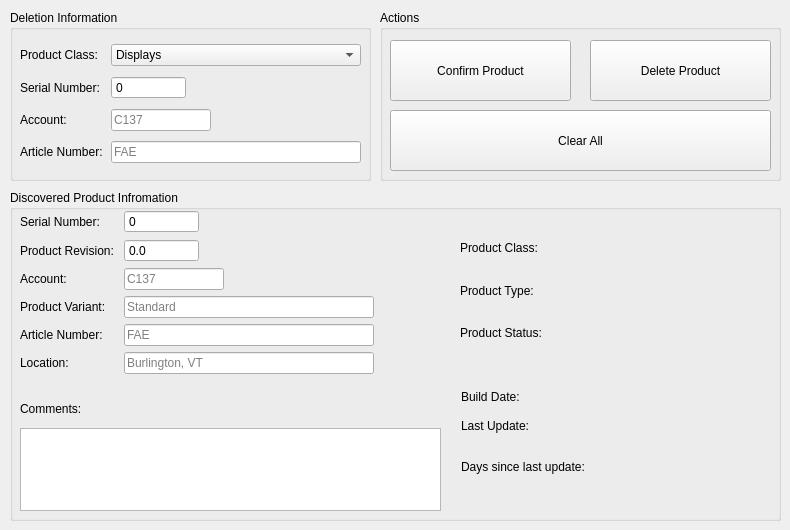
    <widget class="QWidget" name="tab_2">
     <attribute name="title">
      <string>Delete Product</string>
     </attribute>
     <widget class="QGroupBox" name="groupBox_12">
      <property name="geometry">
       <rect>
        <x>380</x>
        <y>10</y>
        <width>401</width>
        <height>171</height>
       </rect>
      </property>
      <property name="title">
       <string>Actions</string>
      </property>
      <widget class="QPushButton" name="confirmProductDeleteBtn">
       <property name="geometry">
        <rect>
         <x>10</x>
         <y>30</y>
         <width>181</width>
         <height>61</height>
        </rect>
       </property>
       <property name="text">
        <string>Confirm Product</string>
       </property>
      </widget>
      <widget class="QPushButton" name="deleteProductBtn">
       <property name="geometry">
        <rect>
         <x>210</x>
         <y>30</y>
         <width>181</width>
         <height>61</height>
        </rect>
       </property>
       <property name="text">
        <string>Delete Product</string>
       </property>
       <property name="checkable">
        <bool>true</bool>
       </property>
      </widget>
      <widget class="QPushButton" name="clearDeleteParametersBtn">
       <property name="geometry">
        <rect>
         <x>10</x>
         <y>100</y>
         <width>381</width>
         <height>61</height>
        </rect>
       </property>
       <property name="text">
        <string>Clear All</string>
       </property>
      </widget>
     </widget>
     <widget class="QGroupBox" name="groupBox_13">
      <property name="geometry">
       <rect>
        <x>10</x>
        <y>10</y>
        <width>361</width>
        <height>171</height>
       </rect>
      </property>
      <property name="title">
       <string>Deletion Information</string>
      </property>
      <widget class="QWidget" name="layoutWidget">
       <property name="geometry">
        <rect>
         <x>10</x>
         <y>30</y>
         <width>341</width>
         <height>131</height>
        </rect>
       </property>
       <layout class="QGridLayout" name="gridLayout_4">
        <item row="0" column="0">
         <widget class="QLabel" name="productClassDeleteLbl">
          <property name="text">
           <string>Product Class:</string>
          </property>
         </widget>
        </item>
        <item row="0" column="1">
         <widget class="QComboBox" name="productClassDeleteCmbx">
          <item>
           <property name="text">
            <string>Displays</string>
           </property>
          </item>
          <item>
           <property name="text">
            <string>Cables</string>
           </property>
          </item>
         </widget>
        </item>
        <item row="1" column="0">
         <widget class="QLabel" name="serialNumberDeleteLbl">
          <property name="text">
           <string>Serial Number:</string>
          </property>
         </widget>
        </item>
        <item row="1" column="1">
         <widget class="QSpinBox" name="serialNumberDeleteSbx">
          <property name="maximumSize">
           <size>
            <width>75</width>
            <height>16777215</height>
           </size>
          </property>
          <property name="alignment">
           <set>Qt::AlignLeading|Qt::AlignLeft|Qt::AlignVCenter</set>
          </property>
          <property name="buttonSymbols">
           <enum>QAbstractSpinBox::NoButtons</enum>
          </property>
          <property name="maximum">
           <number>999999999</number>
          </property>
         </widget>
        </item>
        <item row="2" column="0">
         <widget class="QLabel" name="accountDeleteLbl">
          <property name="text">
           <string>Account: </string>
          </property>
         </widget>
        </item>
        <item row="2" column="1">
         <widget class="QLineEdit" name="accountDeleteLineBx">
          <property name="maximumSize">
           <size>
            <width>100</width>
            <height>16777215</height>
           </size>
          </property>
          <property name="placeholderText">
           <string>C137</string>
          </property>
         </widget>
        </item>
        <item row="3" column="0">
         <widget class="QLabel" name="articleNumberDeleteLbl">
          <property name="text">
           <string>Article Number:</string>
          </property>
         </widget>
        </item>
        <item row="3" column="1">
         <widget class="QLineEdit" name="articleDeleteLineBx">
          <property name="maximumSize">
           <size>
            <width>250</width>
            <height>16777215</height>
           </size>
          </property>
          <property name="placeholderText">
           <string>FAE</string>
          </property>
         </widget>
        </item>
       </layout>
      </widget>
     </widget>
     <widget class="QGroupBox" name="groupBox_14">
      <property name="geometry">
       <rect>
        <x>10</x>
        <y>190</y>
        <width>771</width>
        <height>331</height>
       </rect>
      </property>
      <property name="title">
       <string>Discovered Product Infromation</string>
      </property>
      <widget class="QWidget" name="layoutWidget_2">
       <property name="geometry">
        <rect>
         <x>10</x>
         <y>20</y>
         <width>421</width>
         <height>301</height>
        </rect>
       </property>
       <layout class="QGridLayout" name="gridLayout_7">
        <item row="0" column="1">
         <widget class="QSpinBox" name="serialNumberDeleteConfirmSbx">
          <property name="maximumSize">
           <size>
            <width>75</width>
            <height>16777215</height>
           </size>
          </property>
          <property name="alignment">
           <set>Qt::AlignLeading|Qt::AlignLeft|Qt::AlignVCenter</set>
          </property>
          <property name="readOnly">
           <bool>true</bool>
          </property>
          <property name="buttonSymbols">
           <enum>QAbstractSpinBox::NoButtons</enum>
          </property>
          <property name="maximum">
           <number>999999999</number>
          </property>
         </widget>
        </item>
        <item row="0" column="0">
         <widget class="QLabel" name="serialNumberDeleteLbl_2">
          <property name="text">
           <string>Serial Number:</string>
          </property>
         </widget>
        </item>
        <item row="4" column="0">
         <widget class="QLabel" name="articleNumberDeleteLbl_2">
          <property name="text">
           <string>Article Number:</string>
          </property>
         </widget>
        </item>
        <item row="1" column="0">
         <widget class="QLabel" name="productRevisionDeleteLbl">
          <property name="text">
           <string>Product Revision: </string>
          </property>
         </widget>
        </item>
        <item row="5" column="1">
         <widget class="QLineEdit" name="locationDeleteConfirmBx">
          <property name="maximumSize">
           <size>
            <width>250</width>
            <height>16777215</height>
           </size>
          </property>
          <property name="text">
           <string/>
          </property>
          <property name="readOnly">
           <bool>true</bool>
          </property>
          <property name="placeholderText">
           <string>Burlington, VT</string>
          </property>
         </widget>
        </item>
        <item row="4" column="1">
         <widget class="QLineEdit" name="articleDeleteConfirmLineBx">
          <property name="maximumSize">
           <size>
            <width>250</width>
            <height>16777215</height>
           </size>
          </property>
          <property name="readOnly">
           <bool>true</bool>
          </property>
          <property name="placeholderText">
           <string>FAE</string>
          </property>
         </widget>
        </item>
        <item row="8" column="0" colspan="2">
         <widget class="QTextEdit" name="commentsDeleteConfirmTbx">
          <property name="maximumSize">
           <size>
            <width>16777215</width>
            <height>100</height>
           </size>
          </property>
          <property name="readOnly">
           <bool>true</bool>
          </property>
         </widget>
        </item>
        <item row="5" column="0">
         <widget class="QLabel" name="locationDeleteLbl">
          <property name="text">
           <string>Location:</string>
          </property>
         </widget>
        </item>
        <item row="3" column="1">
         <widget class="QLineEdit" name="productVariantDeleteConfirmBx">
          <property name="maximumSize">
           <size>
            <width>250</width>
            <height>16777215</height>
           </size>
          </property>
          <property name="readOnly">
           <bool>true</bool>
          </property>
          <property name="placeholderText">
           <string>Standard</string>
          </property>
         </widget>
        </item>
        <item row="2" column="1">
         <widget class="QLineEdit" name="accountDeleteConfirmLineBx">
          <property name="maximumSize">
           <size>
            <width>100</width>
            <height>16777215</height>
           </size>
          </property>
          <property name="readOnly">
           <bool>true</bool>
          </property>
          <property name="placeholderText">
           <string>C137</string>
          </property>
         </widget>
        </item>
        <item row="7" column="1">
         <spacer name="horizontalSpacer_2">
          <property name="orientation">
           <enum>Qt::Horizontal</enum>
          </property>
          <property name="sizeHint" stdset="0">
           <size>
            <width>40</width>
            <height>20</height>
           </size>
          </property>
         </spacer>
        </item>
        <item row="7" column="0">
         <widget class="QLabel" name="commentsDeleteLbl">
          <property name="text">
           <string>Comments:</string>
          </property>
          <property name="alignment">
           <set>Qt::AlignLeading|Qt::AlignLeft|Qt::AlignTop</set>
          </property>
         </widget>
        </item>
        <item row="3" column="0">
         <widget class="QLabel" name="productVariantDeleteLbl">
          <property name="text">
           <string>Product Variant: </string>
          </property>
         </widget>
        </item>
        <item row="1" column="1">
         <widget class="QDoubleSpinBox" name="productRevisionDeleteConfirmSbx">
          <property name="maximumSize">
           <size>
            <width>75</width>
            <height>16777215</height>
           </size>
          </property>
          <property name="alignment">
           <set>Qt::AlignLeading|Qt::AlignLeft|Qt::AlignVCenter</set>
          </property>
          <property name="readOnly">
           <bool>true</bool>
          </property>
          <property name="buttonSymbols">
           <enum>QAbstractSpinBox::NoButtons</enum>
          </property>
          <property name="decimals">
           <number>1</number>
          </property>
         </widget>
        </item>
        <item row="2" column="0">
         <widget class="QLabel" name="accountDeleteLbl_2">
          <property name="text">
           <string>Account: </string>
          </property>
         </widget>
        </item>
        <item row="6" column="0">
         <spacer name="verticalSpacer_3">
          <property name="orientation">
           <enum>Qt::Vertical</enum>
          </property>
          <property name="sizeHint" stdset="0">
           <size>
            <width>20</width>
            <height>40</height>
           </size>
          </property>
         </spacer>
        </item>
        <item row="6" column="1">
         <spacer name="verticalSpacer_4">
          <property name="orientation">
           <enum>Qt::Vertical</enum>
          </property>
          <property name="sizeHint" stdset="0">
           <size>
            <width>20</width>
            <height>40</height>
           </size>
          </property>
         </spacer>
        </item>
       </layout>
      </widget>
      <widget class="QWidget" name="layoutWidget">
       <property name="geometry">
        <rect>
         <x>450</x>
         <y>40</y>
         <width>251</width>
         <height>121</height>
        </rect>
       </property>
       <layout class="QGridLayout" name="gridLayout_8">
        <item row="0" column="0">
         <widget class="QLabel" name="productClassConfirmDeleteLbl">
          <property name="text">
           <string>Product Class: </string>
          </property>
         </widget>
        </item>
        <item row="1" column="0">
         <widget class="QLabel" name="productTypeDeleteConfirmLbl">
          <property name="text">
           <string>Product Type: </string>
          </property>
         </widget>
        </item>
        <item row="2" column="0">
         <widget class="QLabel" name="productStatusDeleteLbl">
          <property name="text">
           <string>Product Status: </string>
          </property>
         </widget>
        </item>
        <item row="0" column="1">
         <widget class="QLabel" name="productClassDeleteConfirmInfo">
          <property name="text">
           <string/>
          </property>
         </widget>
        </item>
        <item row="1" column="1">
         <widget class="QLabel" name="productTypeDeleteConfirmInfo">
          <property name="text">
           <string/>
          </property>
         </widget>
        </item>
        <item row="2" column="1">
         <widget class="QLabel" name="productStatusDeleteInfo">
          <property name="text">
           <string/>
          </property>
         </widget>
        </item>
       </layout>
      </widget>
      <widget class="QWidget" name="">
       <property name="geometry">
        <rect>
         <x>451</x>
         <y>191</y>
         <width>311</width>
         <height>61</height>
        </rect>
       </property>
       <layout class="QGridLayout" name="gridLayout_9">
        <item row="0" column="0">
         <widget class="QLabel" name="label">
          <property name="sizePolicy">
           <sizepolicy hsizetype="Fixed" vsizetype="Fixed">
            <horstretch>0</horstretch>
            <verstretch>0</verstretch>
           </sizepolicy>
          </property>
          <property name="text">
           <string>Build Date:</string>
          </property>
         </widget>
        </item>
        <item row="0" column="1">
         <widget class="QLabel" name="buildDateDeleteInfo">
          <property name="text">
           <string/>
          </property>
         </widget>
        </item>
        <item row="1" column="0">
         <widget class="QLabel" name="label_2">
          <property name="sizePolicy">
           <sizepolicy hsizetype="Fixed" vsizetype="Fixed">
            <horstretch>0</horstretch>
            <verstretch>0</verstretch>
           </sizepolicy>
          </property>
          <property name="text">
           <string>Last Update:</string>
          </property>
         </widget>
        </item>
        <item row="1" column="1">
         <widget class="QLabel" name="lastUpdateDeleteInfo">
          <property name="text">
           <string/>
          </property>
         </widget>
        </item>
       </layout>
      </widget>
      <widget class="QWidget" name="">
       <property name="geometry">
        <rect>
         <x>451</x>
         <y>261</y>
         <width>311</width>
         <height>31</height>
        </rect>
       </property>
       <layout class="QGridLayout" name="gridLayout_10">
        <item row="0" column="0">
         <widget class="QLabel" name="label_6">
          <property name="text">
           <string>Days since last update: </string>
          </property>
         </widget>
        </item>
        <item row="0" column="1">
         <widget class="QLabel" name="daysSinceLastUpdateDeleteInfo">
          <property name="text">
           <string/>
          </property>
         </widget>
        </item>
       </layout>
      </widget>
     </widget>
    </widget>
